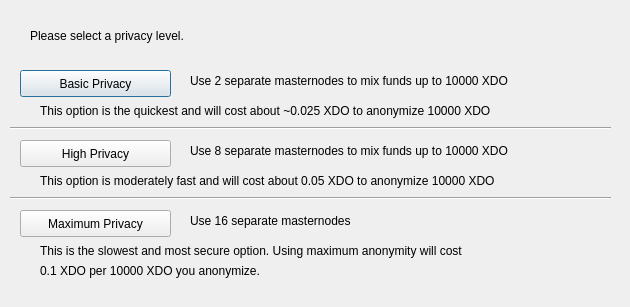
<?xml version="1.0" encoding="UTF-8"?>
<ui version="4.0">
 <class>DarksendConfig</class>
 <widget class="QDialog" name="DarksendConfig">
  <property name="geometry">
   <rect>
    <x>0</x>
    <y>0</y>
    <width>630</width>
    <height>307</height>
   </rect>
  </property>
  <property name="windowTitle">
   <string>Configure Darksend</string>
  </property>
  <widget class="QPushButton" name="buttonBasic">
   <property name="geometry">
    <rect>
     <x>20</x>
     <y>70</y>
     <width>151</width>
     <height>27</height>
    </rect>
   </property>
   <property name="text">
    <string>Basic Privacy</string>
   </property>
  </widget>
  <widget class="QPushButton" name="buttonHigh">
   <property name="geometry">
    <rect>
     <x>20</x>
     <y>140</y>
     <width>151</width>
     <height>27</height>
    </rect>
   </property>
   <property name="text">
    <string>High Privacy</string>
   </property>
  </widget>
  <widget class="QPushButton" name="buttonMax">
   <property name="geometry">
    <rect>
     <x>20</x>
     <y>210</y>
     <width>151</width>
     <height>27</height>
    </rect>
   </property>
   <property name="text">
    <string>Maximum Privacy</string>
   </property>
  </widget>
  <widget class="QLabel" name="label">
   <property name="geometry">
    <rect>
     <x>30</x>
     <y>20</y>
     <width>571</width>
     <height>31</height>
    </rect>
   </property>
   <property name="text">
    <string>Please select a privacy level.</string>
   </property>
  </widget>
  <widget class="QLabel" name="label_2">
   <property name="geometry">
    <rect>
     <x>190</x>
     <y>70</y>
     <width>421</width>
     <height>21</height>
    </rect>
   </property>
   <property name="text">
    <string>Use 2 separate masternodes to mix funds up to 10000 XDO</string>
   </property>
  </widget>
  <widget class="QLabel" name="label_3">
   <property name="geometry">
    <rect>
     <x>190</x>
     <y>140</y>
     <width>411</width>
     <height>21</height>
    </rect>
   </property>
   <property name="text">
    <string>Use 8 separate masternodes to mix funds up to 10000 XDO</string>
   </property>
  </widget>
  <widget class="QLabel" name="label_4">
   <property name="geometry">
    <rect>
     <x>190</x>
     <y>210</y>
     <width>421</width>
     <height>21</height>
    </rect>
   </property>
   <property name="text">
    <string>Use 16 separate masternodes</string>
   </property>
  </widget>
  <widget class="QLabel" name="label_6">
   <property name="geometry">
    <rect>
     <x>40</x>
     <y>100</y>
     <width>561</width>
     <height>21</height>
    </rect>
   </property>
   <property name="text">
    <string>This option is the quickest and will cost about ~0.025 XDO to anonymize 10000 XDO</string>
   </property>
  </widget>
  <widget class="QLabel" name="label_7">
   <property name="geometry">
    <rect>
     <x>40</x>
     <y>170</y>
     <width>561</width>
     <height>21</height>
    </rect>
   </property>
   <property name="text">
    <string>This option is moderately fast and will cost about 0.05 XDO to anonymize 10000 XDO</string>
   </property>
  </widget>
  <widget class="QLabel" name="label_8">
   <property name="geometry">
    <rect>
     <x>40</x>
     <y>240</y>
     <width>561</width>
     <height>21</height>
    </rect>
   </property>
   <property name="text">
    <string>This is the slowest and most secure option. Using maximum anonymity will cost</string>
   </property>
  </widget>
  <widget class="QLabel" name="label_9">
   <property name="geometry">
    <rect>
     <x>40</x>
     <y>260</y>
     <width>561</width>
     <height>21</height>
    </rect>
   </property>
   <property name="text">
    <string>0.1 XDO per 10000 XDO you anonymize.</string>
   </property>
  </widget>
  <widget class="Line" name="line">
   <property name="geometry">
    <rect>
     <x>10</x>
     <y>120</y>
     <width>601</width>
     <height>16</height>
    </rect>
   </property>
   <property name="orientation">
    <enum>Qt::Horizontal</enum>
   </property>
  </widget>
  <widget class="Line" name="line_2">
   <property name="geometry">
    <rect>
     <x>10</x>
     <y>190</y>
     <width>601</width>
     <height>16</height>
    </rect>
   </property>
   <property name="orientation">
    <enum>Qt::Horizontal</enum>
   </property>
  </widget>
 </widget>
 <resources/>
 <connections/>
</ui>
